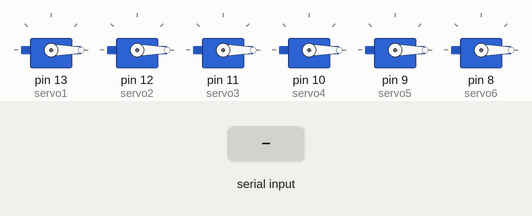
This sketch was run on a simulated Arduino Uno, built with avr-gcc and run on an emulated ATmega328P. On the bench: 6 × servo. The inputs (shaded band) are chosen by the test bench.

Above: at 1.2 s.
1.3 s: "90,45,200\n" received over Serial
At 1.9 s:
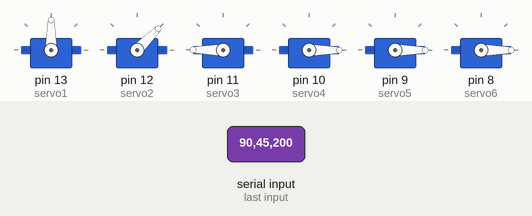
2.8 s: "30,150,10\n" received over Serial
At 4.0 s:
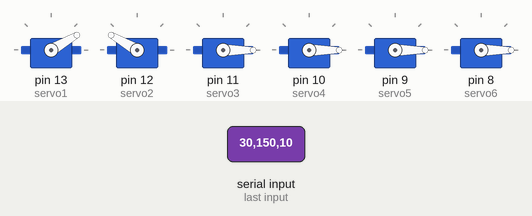
4.3 s: "90,45\n" received over Serial
At 5.4 s:
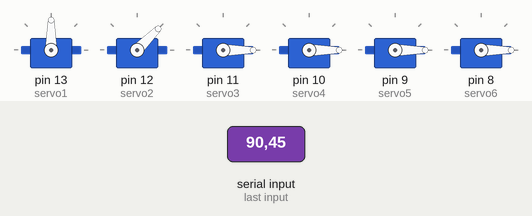
5.8 s: "90\n" received over Serial
At 6.5 s:
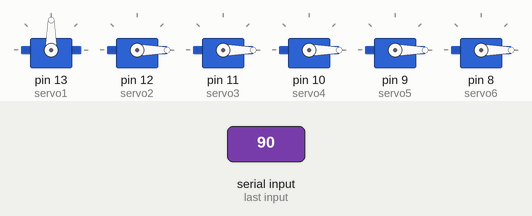
7.3 s: "200\n" received over Serial
At 7.7 s:
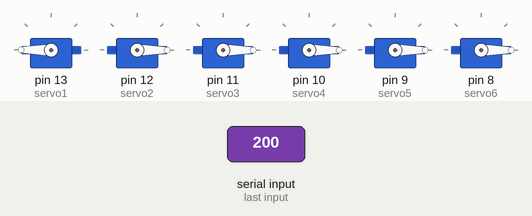
8.8 s: "30,150\n" received over Serial
At 10.0 s:
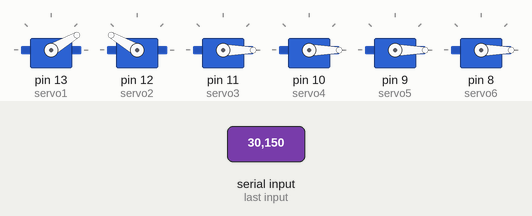
Timing chart, 0 to 11.3 s (numbered marks = the images above; inputs shaded):
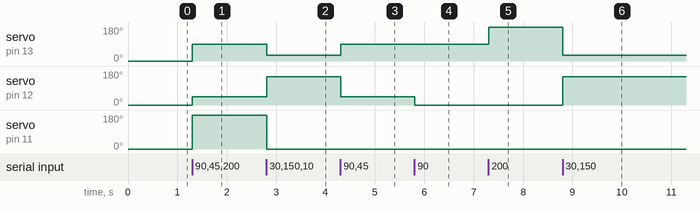

Measured:
- after the input at 1.3 s, servo on pin 13 (servo1): 0° → 90° at once; servo on pin 12 (servo2): 0° → 45° at once; servo on pin 11 (servo3): 0° → 180° at once
- after the input at 2.8 s, servo on pin 13 (servo1): 90° → 30° at once; servo on pin 12 (servo2): 45° → 150° at once; servo on pin 11 (servo3): 180° → 0° at once
- after the input at 4.3 s, servo on pin 13 (servo1): 30° → 90° at once; servo on pin 12 (servo2): 150° → 45° at once
- after the input at 5.8 s, servo on pin 12 (servo2): 45° → 0° at once
- after the input at 7.3 s, servo on pin 13 (servo1): 90° → 180° at once
- after the input at 8.8 s, servo on pin 13 (servo1): 180° → 30° at once; servo on pin 12 (servo2): 0° → 150° at once

The sketch:

RobotUI.ino
```cpp
#include <Servo.h>

int startpos = 0;

Servo servo1;
Servo servo2;
Servo servo3;
Servo servo4;
Servo servo5;
Servo servo6;

void setup() {
  Serial.begin(115200);
  Serial.setTimeout(5);
  servo1.attach(13);
  servo2.attach(12);
  servo3.attach(11);
  servo4.attach(10);
  servo5.attach(9);
  servo6.attach(8);

  servo1.write(startpos);
  servo2.write(startpos);
  servo3.write(startpos);
  servo4.write(startpos);
  servo5.write(startpos);
  servo6.write(startpos);
}

void loop() {

  while(Serial.available() == 0){
  }
  String input = Serial.readString();
  Serial.flush();

  int pos1 = (input.substring(0, 3)).toInt();
  int pos2 = (input.substring(3, 6)).toInt();
  int pos3 = (input.substring(6, 9)).toInt();
  int pos4 = (input.substring(9, 12)).toInt();
  int pos5 = (input.substring(12, 15)).toInt();
  int pos6 = (input.substring(15, 18)).toInt();

  servo1.write(pos1);
  servo2.write(pos2);
  servo3.write(pos3);
  servo4.write(pos4);
  servo5.write(pos5);
  servo6.write(pos6);
  input = "";
}
```
